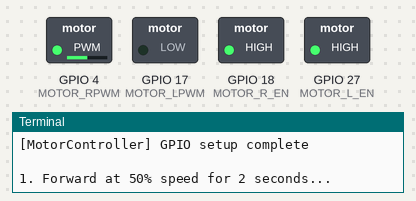
The program below on a simulated Raspberry Pi (BCM pin numbers). Shown: switched loads named in the program (green lamp = pin HIGH), the last lines printed to the terminal. At 8.0 s the program stops and its outputs stay as they are.

Above: at 0.1 s.
At 3.1 s:
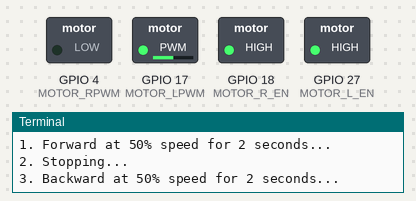
At 5.1 s:
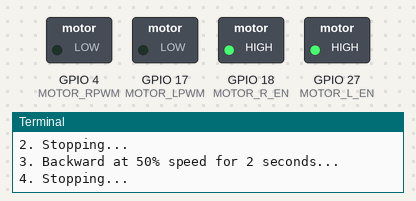
At 6.1 s:
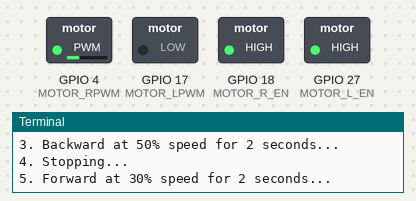
At 8.1 s:
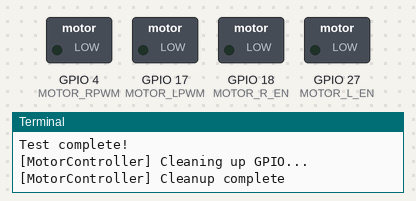
Timing chart, 0 to 9.5 s (numbered marks = the images above):
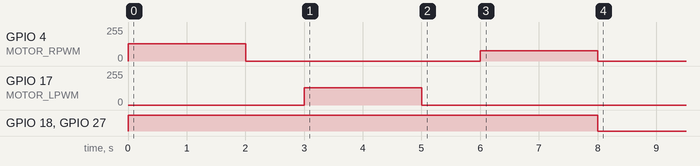

Measured:
- by itself, GPIO 4 (MOTOR_RPWM): 0/255 → 128/255 at 0.00 s, → 0/255 2.0 s later, → 77/255 4.0 s later, → 0/255 2.0 s later
- by itself, GPIO 17 (MOTOR_LPWM): 0/255 → 128/255 at 3.0 s, → 0/255 2.0 s later
- by itself, GPIO 18 (MOTOR_R_EN), GPIO 27 (MOTOR_L_EN): LOW → HIGH at 0.00 s, → LOW 8.0 s later

The program:

motor_controller.py
```python
#!/usr/bin/env python3
"""
Motor Controller for IBT_2 Motor Driver
Handles motor speed and direction control via PWM
"""

import RPi.GPIO as GPIO
import time
import config

class MotorController:
    """
    Controls IBT_2 motor driver via GPIO pins with PWM
    """

    def __init__(self):
        """Initialize motor controller (doesn't setup GPIO yet)"""
        self.pwm_right = None
        self.pwm_left = None
        self.is_setup = False
        self.current_direction = None
        self.current_speed = 0

    def setup(self):
        """
        Initialize GPIO pins and PWM channels
        Call this before using any motor control methods
        """
        if self.is_setup:
            return

        # Set GPIO mode to BCM numbering
        GPIO.setmode(GPIO.BCM)
        GPIO.setwarnings(False)

        # Setup pins as outputs
        GPIO.setup(config.MOTOR_RPWM, GPIO.OUT)
        GPIO.setup(config.MOTOR_LPWM, GPIO.OUT)
        GPIO.setup(config.MOTOR_R_EN, GPIO.OUT)
        GPIO.setup(config.MOTOR_L_EN, GPIO.OUT)

        # Enable the motor driver
        GPIO.output(config.MOTOR_R_EN, GPIO.HIGH)
        GPIO.output(config.MOTOR_L_EN, GPIO.HIGH)

        # Setup PWM on RPWM and LPWM pins
        self.pwm_right = GPIO.PWM(config.MOTOR_RPWM, config.PWM_FREQUENCY)
        self.pwm_left = GPIO.PWM(config.MOTOR_LPWM, config.PWM_FREQUENCY)

        # Start PWM with 0% duty cycle (motor stopped)
        self.pwm_right.start(0)
        self.pwm_left.start(0)

        self.is_setup = True
        print("[MotorController] GPIO setup complete")

    def set_speed(self, direction, speed_percent):
        """
        Set motor speed and direction

        Args:
            direction (str): Direction - 'FORWARD', 'BACKWARD', or 'STOP'
            speed_percent (int): Speed from 0-100%
        """
        if not self.is_setup:
            raise RuntimeError("Motor controller not setup. Call setup() first.")

        # Clamp speed to valid range
        speed_percent = max(0, min(100, speed_percent))

        # Store current state
        self.current_direction = direction
        self.current_speed = speed_percent

        if direction == config.CMD_FORWARD:
            self._motor_forward(speed_percent)
        elif direction == config.CMD_BACKWARD:
            self._motor_backward(speed_percent)
        elif direction == config.CMD_STOP:
            self._motor_stop()
        elif direction == config.CMD_EMERGENCY:
            self.emergency_stop()
        else:
            print(f"[MotorController] Warning: Unknown direction '{direction}', stopping motor")
            self._motor_stop()

    def _motor_forward(self, speed):
        """Run motor forward at specified speed"""
        if speed == 0:
            self._motor_stop()
            return

        self.pwm_left.ChangeDutyCycle(0)      # Ensure LPWM is off
        self.pwm_right.ChangeDutyCycle(speed)  # Set RPWM for forward

    def _motor_backward(self, speed):
        """Run motor backward at specified speed"""
        if speed == 0:
            self._motor_stop()
            return

        self.pwm_right.ChangeDutyCycle(0)     # Ensure RPWM is off
        self.pwm_left.ChangeDutyCycle(speed)   # Set LPWM for backward

    def _motor_stop(self):
        """Stop the motor (normal stop)"""
        if self.pwm_right and self.pwm_left:
            self.pwm_right.ChangeDutyCycle(0)
            self.pwm_left.ChangeDutyCycle(0)
        self.current_direction = config.CMD_STOP
        self.current_speed = 0

    def stop(self):
        """Public method to stop the motor"""
        self._motor_stop()

    def emergency_stop(self):
        """
        Emergency stop - immediately halt motor and disable driver
        Requires restart to resume operation
        """
        print("[MotorController] EMERGENCY STOP!")

        # Stop PWM immediately
        if self.pwm_right and self.pwm_left:
            self.pwm_right.ChangeDutyCycle(0)
            self.pwm_left.ChangeDutyCycle(0)

        # Disable motor driver
        GPIO.output(config.MOTOR_R_EN, GPIO.LOW)
        GPIO.output(config.MOTOR_L_EN, GPIO.LOW)

        self.current_direction = config.CMD_EMERGENCY
        self.current_speed = 0

    def get_status(self):
        """
        Get current motor status

        Returns:
            dict: Current direction and speed
        """
        return {
            'direction': self.current_direction,
            'speed': self.current_speed
        }

    def cleanup(self):
        """
        Clean up GPIO resources
        Call this before exiting program
        """
        if not self.is_setup:
            return

        print("[MotorController] Cleaning up GPIO...")

        # Stop motor first
        self._motor_stop()

        # Stop PWM
        if self.pwm_right:
            self.pwm_right.stop()
        if self.pwm_left:
            self.pwm_left.stop()

        # Disable motor driver
        GPIO.output(config.MOTOR_R_EN, GPIO.LOW)
        GPIO.output(config.MOTOR_L_EN, GPIO.LOW)

        # Cleanup GPIO
        GPIO.cleanup()

        self.is_setup = False
        print("[MotorController] Cleanup complete")

# Test code - run this file directly to test motor controller
if __name__ == "__main__":
    print("Testing Motor Controller...")
    print("Make sure IBT_2 is properly wired before running this test!")

    mc = MotorController()
    mc.setup()

    try:
        print("\n1. Forward at 50% speed for 2 seconds...")
        mc.set_speed(config.CMD_FORWARD, 50)
        time.sleep(2)

        print("2. Stopping...")
        mc.stop()
        time.sleep(1)

        print("3. Backward at 50% speed for 2 seconds...")
        mc.set_speed(config.CMD_BACKWARD, 50)
        time.sleep(2)

        print("4. Stopping...")
        mc.stop()
        time.sleep(1)

        print("5. Forward at 30% speed for 2 seconds...")
        mc.set_speed(config.CMD_FORWARD, 30)
        time.sleep(2)

        print("6. Final stop...")
        mc.stop()

        print("\nTest complete!")

    except KeyboardInterrupt:
        print("\nTest interrupted by user")
    finally:
        mc.cleanup()
```

config.py
```python
#!/usr/bin/env python3
"""
Configuration file for Laptop-Controlled Vehicle System
All configurable parameters in one place
"""

# ==============================================================================
# GPIO Pin Configuration (IBT_2 Drive Motor Driver)
# ==============================================================================
MOTOR_RPWM = 4       # GPIO 4 (Physical pin 7) - Forward PWM
MOTOR_LPWM = 17      # GPIO 17 (Physical pin 11) - Backward PWM
MOTOR_R_EN = 18      # GPIO 18 (Physical pin 12) - Right Enable
MOTOR_L_EN = 27      # GPIO 27 (Physical pin 13) - Left Enable
PWM_FREQUENCY = 1000 # Hz

# ==============================================================================
# GPIO Pin Configuration (IBT_2 Steering Motor Driver)
# ==============================================================================
STEER_RPWM = 22      # GPIO 22 (Physical pin 15) - Steer Right PWM
STEER_LPWM = 23      # GPIO 23 (Physical pin 16) - Steer Left PWM
STEER_R_EN = 24      # GPIO 24 (Physical pin 18) - Right Enable
STEER_L_EN = 25      # GPIO 25 (Physical pin 22) - Left Enable
STEER_SPEED = 70     # Default steering speed percentage

# ==============================================================================
# Serial Configuration (Arduino Communication)
# ==============================================================================
import glob as _glob
def _find_arduino():
    """Auto-detect Arduino serial port"""
    for pattern in ['/dev/ttyUSB*', '/dev/ttyACM*']:
        ports = _glob.glob(pattern)
        if ports:
            return sorted(ports)[0]
    return '/dev/ttyUSB0'

SERIAL_PORT = _find_arduino()  # Auto-detect Arduino serial port
SERIAL_BAUD = 9600            # Baud (matches all_6_sensors.ino test sketch)
                              # Change to 115200 if you upload sensor_production.ino (JSON)
SERIAL_TIMEOUT = 0.05         # Timeout in seconds (50ms for fast response)

# ==============================================================================
# Network Configuration (Laptop Communication)
# ==============================================================================
SERVER_HOST = '0.0.0.0'  # Listen on all network interfaces
SERVER_PORT = 5555       # TCP port for laptop connection

# ==============================================================================
# Distance Thresholds (centimeters)
# ==============================================================================
DISTANCE_SAFE = 300            # >= 300cm: Full speed (100%)
DISTANCE_WARNING = 200         # 200-299cm: Reduced speed (60%)
DISTANCE_CRITICAL = 100        # 100-199cm: Very slow (30%)
DISTANCE_EMERGENCY_FRONT = 50  # < 50cm (front): STOP (0%)
DISTANCE_EMERGENCY_BACK = 80   # < 80cm (back): STOP (0%)

# ==============================================================================
# Speed Settings (percentage 0-100)
# ==============================================================================
SPEED_FULL = 100         # Full speed (no obstacles)
SPEED_MODERATE = 60      # Moderate speed (warning level)
SPEED_SLOW = 30          # Slow speed (critical level)
SPEED_STOP = 0           # Stopped

# ==============================================================================
# Control Loop Timing
# ==============================================================================
CONTROL_LOOP_HZ = 20     # Main control loop frequency (Hz) - Optimal balance: fast response, stable
STATUS_UPDATE_HZ = 10    # Status update frequency (Hz)
CONTROL_LOOP_INTERVAL = 1.0 / CONTROL_LOOP_HZ  # Loop interval in seconds

# ==============================================================================
# Safety Settings
# ==============================================================================
WATCHDOG_TIMEOUT = 2.0   # Seconds - stop motor if no command received
CONNECTION_TIMEOUT = 5.0 # Seconds - reconnect attempt interval
MAX_SENSOR_DISTANCE = 400.0  # Maximum valid sensor reading (cm)
MIN_SENSOR_DISTANCE = 2.0    # Minimum valid sensor reading (cm)

# ==============================================================================
# Sensor Configuration
# ==============================================================================
# All sensors connected to Arduino (6 sensors total):
#   FL = Front Left
#   FR = Front Right
#   FW = Front Waterproof (center)
#   BC = Back Center
#   LS = Left Side
#   RS = Right Side

# Sensors by position
FRONT_SENSORS = ['FL', 'FR', 'FW']          # 3 front sensors
BACK_SENSORS = ['BC']                        # 1 back sensor
SIDE_SENSORS = ['LS', 'RS']                  # 2 side sensors

ALL_SENSORS = ['FL', 'FR', 'FW', 'BC', 'LS', 'RS']  # All 6 sensors from Arduino

# ==============================================================================
# Alert Levels
# ==============================================================================
ALERT_CLEAR = 'CLEAR'        # No obstacles (>= 300cm)
ALERT_WARNING = 'WARNING'    # Obstacle detected (100-299cm)
ALERT_CRITICAL = 'CRITICAL'  # Very close obstacle (30-99cm)
ALERT_EMERGENCY = 'EMERGENCY'  # Immediate danger (< 30cm)

# ==============================================================================
# Command Types
# ==============================================================================
CMD_FORWARD = 'FORWARD'
CMD_BACKWARD = 'BACKWARD'
CMD_LEFT = 'LEFT'
CMD_RIGHT = 'RIGHT'
CMD_STEER_STOP = 'STEER_STOP'
CMD_STOP = 'STOP'
CMD_EMERGENCY = 'EMERGENCY'
CMD_STATUS = 'STATUS'

CMD_AUTONOMOUS = 'AUTONOMOUS'

VALID_COMMANDS = [CMD_FORWARD, CMD_BACKWARD, CMD_LEFT, CMD_RIGHT, CMD_STEER_STOP, CMD_STOP, CMD_EMERGENCY, CMD_STATUS, CMD_AUTONOMOUS]

# ==============================================================================
# Autonomous Mode Settings
# ==============================================================================
AUTO_CRUISE_SPEED = 50           # Normal cruising speed (%)
AUTO_SLOW_SPEED = 30             # Reduced speed when obstacle detected (%)
AUTO_REVERSE_SPEED = 40          # Reverse speed (%)
AUTO_STEER_SPEED = 70            # Steering speed during avoidance (%)

# Distance thresholds for autonomous decisions (cm)
AUTO_DISTANCE_CRUISE = 200       # >= 200cm: cruise at full auto speed
AUTO_DISTANCE_SLOW = 100         # 100-200cm: slow down and prepare to avoid
AUTO_DISTANCE_AVOID = 70         # < 70cm: start avoidance maneuver (turn)
AUTO_DISTANCE_EMERGENCY = 40     # < 40cm: emergency stop (sudden obstacle)
AUTO_DISTANCE_REAR_SAFE = 80     # > 80cm behind: safe to reverse
AUTO_DISTANCE_SIDE_MIN = 50      # Minimum side clearance to turn that direction

# Timing for autonomous maneuvers (seconds)
AUTO_REVERSE_TIME = 1.5          # How long to reverse after emergency stop
AUTO_TURN_TIME = 1.5             # How long to turn after reversing
AUTO_WAIT_TIMEOUT = 10.0         # Max seconds to wait before retrying

# Autonomous states
AUTO_STATE_CRUISING = 'CRUISING'
AUTO_STATE_SLOWING = 'SLOWING'
AUTO_STATE_AVOIDING = 'AVOIDING'
AUTO_STATE_EMERGENCY = 'EMERGENCY_STOP'
AUTO_STATE_REVERSING = 'REVERSING'
AUTO_STATE_TURNING = 'TURNING'
AUTO_STATE_WAITING = 'WAITING'
```
